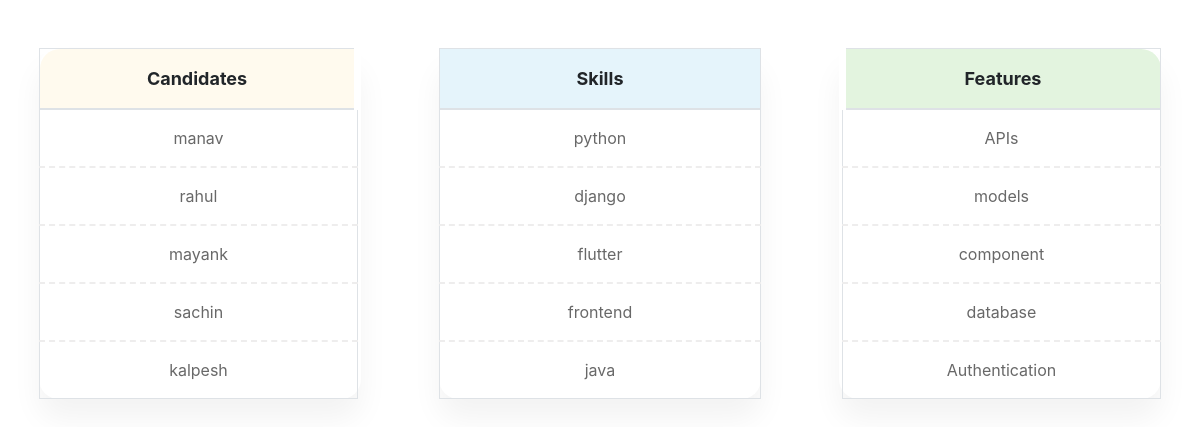
Screenshot of /table/ with the database file from the repository.
### test_app/models.py (models this page shows, shortened)
class Candidate(models.Model):
    name = models.CharField(max_length=100)

class Skill(models.Model):
    name = models.CharField(max_length=100)
    candidates = models.ManyToManyField(Candidate, through='CandidateSkill', related_name='skills')
    features = models.ManyToManyField(Feature, through='FeatureSkill', related_name='skills')

class Feature(models.Model):
    name = models.CharField(max_length=100)

### test_app/views.py (the view)
# urls.py: path("table/", views.table_view, name="get-relationships"),
def table_view(request):
    candidates = Candidate.objects.all()
    features = Feature.objects.all()
    skills = Skill.objects.all()
    context = {
        'candidates': candidates,
        'features': features,
        'skills': skills,
    }
    return render(request, 'relationships.html', context)

### test_app/templates/relationships.html (shortened to what this page needs)
<!DOCTYPE html>
<html lang="en">
<head>
    <link href="https://stackpath.bootstrapcdn.com/bootstrap/4.5.2/css/bootstrap.min.css" rel="stylesheet">
</head>
<body>
    <div class="container-fluid">
        <div class="row mt-5">
            <div class="col-md-4">
                <table id="candidate-table" class="table custom-table table-hover table-bordered">
                    <thead>
                        <tr>
                            <th>Candidates</th>
                        </tr>
                    </thead>
                    <tbody>
                        {% for candidate in candidates %}
                        <tr id="candidate-{{ candidate.id }}" class="candidate-item" data-id="{{ candidate.id }}">
                            <td>{{ candidate.name }}</td>
                        </tr>
                        {% endfor %}
                    </tbody>
                </table>
            </div>
            <div class="col-md-4">
                <table id="skill-table" class="table custom-table table-hover table-bordered">
                    <thead>
                        <tr>
                            <th>Skills</th>
                        </tr>
                    </thead>
                    <tbody>
                        {% for skill in skills %}
                        <tr id="skill-{{ skill.id }}" class="skill-item" data-id="{{ skill.id }}">
                            <td>{{ skill.name }}</td>
                        </tr>
                        {% endfor %}
                    </tbody>
                </table>
            </div>
            <div class="col-md-4">
                <table id="feature-table" class="table custom-table table-hover table-bordered">
                    <thead>
                        <tr>
                            <th>Features</th>
                        </tr>
                    </thead>
                    <tbody>
                        {% for feature in features %}
                        <tr id="feature-{{ feature.id }}" class="feature-item" data-id="{{ feature.id }}">
                            <td>{{ feature.name }}</td>
                        </tr>
                        {% endfor %}
                    </tbody>
                </table>
            </div>
        </div>
    </div>
</body>
</html>

### test_app/templates/relationships.html (style rules this page uses)
.custom-table { width: min(900px, calc(100% - 3rem)); margin-inline: auto; border-collapse: collapse; border-spacing: 2rem; box-shadow: 0px 20px 30px rgba(0, 0, 0, 0.05); border-radius: 20px; }
.custom-table th, .custom-table td { padding: 1rem; text-align: center; }
.custom-table th { font-weight: bold; font-size: 18px; }
.custom-table td { border-bottom: 2px dashed #eeeded; font-size: 16px; color: #686868; }
.custom-table tr:last-child td { border-bottom: none; }
#candidate-table.custom-table th { background: #fffaee; border-radius: 20px 0 0 0; border-right: 7px solid #fff; }
#skill-table.custom-table th { background: #e5f4fb; }
#feature-table.custom-table th { background: #e3f4df; border-radius: 0 20px 0 0; border-left: 7px solid #fff; }
tr { cursor: pointer; }
.custom-table tbody tr { position: relative; z-index: 10; }

### rows the page displays
Candidate: name "manav"
Candidate: name "rahul"
Candidate: name "mayank"
Candidate: name "sachin"
Candidate: name "kalpesh"
Skill: name "python"
Skill: name "django"
Skill: name "flutter"
Skill: name "frontend"
Skill: name "java"
Feature: name "APIs"
Feature: name "models"
Feature: name "component"
Feature: name "database"
Feature: name "Authentication"
